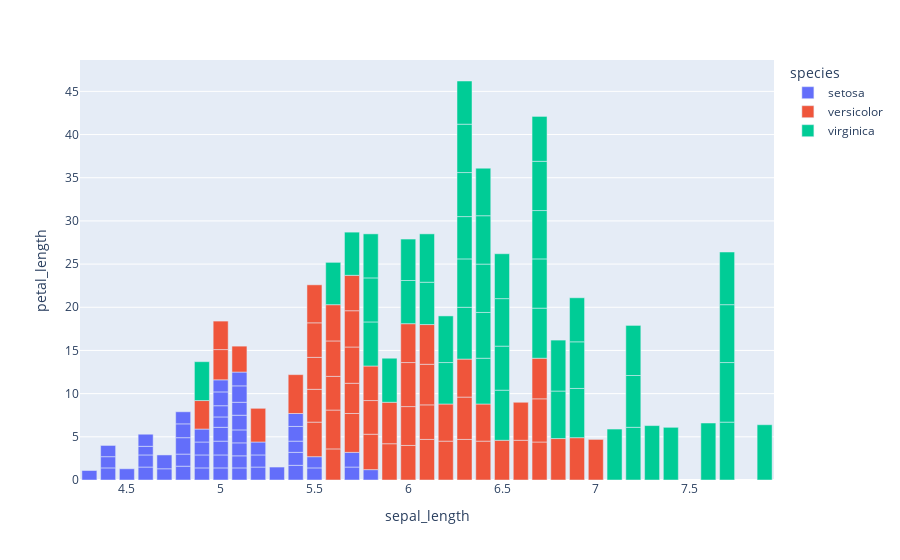

This figure's notebook cell:
### Code cell
fig1=px.bar(df,x='sepal_length',y='petal_length',color='species')
fig1.show()

### Figure 1 — Plotly figure (JSON) as saved in the notebook; plotly's stock layout.template omitted (floating-point values rounded to 4 significant figures)
{"data": [{"alignmentgroup": "True", "hovertemplate": "species=setosa<br>sepal_length=%{x}<br>petal_length=%{y}<extra></extra>", "legendgroup": "setosa", "marker": {"color": "#636efa", "pattern": {"shape": ""}}, "name": "setosa", "offsetgroup": "setosa", "orientation": "v", "showlegend": true, "textposition": "auto", "type": "bar", "x": [5.1, 4.9, 4.7, 4.6, 5, 5.4, 4.6, 5, 4.4, 4.9, 5.4, 4.8, 4.8, 4.3, 5.8, 5.7, 5.4, 5.1, 5.7, 5.1, 5.4, 5.1, 4.6, 5.1, 4.8, 5, 5, 5.2, 5.2, 4.7, 4.8, 5.4, 5.2, 5.5, 4.9, 5, 5.5, 4.9, 4.4, 5.1, 5, 4.5, 4.4, 5, 5.1, 4.8, 5.1, 4.6, 5.3, 5], "xaxis": "x", "y": [1.4, 1.4, 1.3, 1.5, 1.4, 1.7, 1.4, 1.5, 1.4, 1.5, 1.5, 1.6, 1.4, 1.1, 1.2, 1.5, 1.3, 1.4, 1.7, 1.5, 1.7, 1.5, 1, 1.7, 1.9, 1.6, 1.6, 1.5, 1.4, 1.6, 1.6, 1.5, 1.5, 1.4, 1.5, 1.2, 1.3, 1.5, 1.3, 1.5, 1.3, 1.3, 1.3, 1.6, 1.9, 1.4, 1.6, 1.4, 1.5, 1.4], "yaxis": "y"}, {"alignmentgroup": "True", "hovertemplate": "species=versicolor<br>sepal_length=%{x}<br>petal_length=%{y}<extra></extra>", "legendgroup": "versicolor", "marker": {"color": "#EF553B", "pattern": {"shape": ""}}, "name": "versicolor", "offsetgroup": "versicolor", "orientation": "v", "showlegend": true, "textposition": "auto", "type": "bar", "x": [7, 6.4, 6.9, 5.5, 6.5, 5.7, 6.3, 4.9, 6.6, 5.2, 5, 5.9, 6, 6.1, 5.6, 6.7, 5.6, 5.8, 6.2, 5.6, 5.9, 6.1, 6.3, 6.1, 6.4, 6.6, 6.8, 6.7, 6, 5.7, 5.5, 5.5, 5.8, 6, 5.4, 6, 6.7, 6.3, 5.6, 5.5, 5.5, 6.1, 5.8, 5, 5.6, 5.7, 5.7, 6.2, 5.1, 5.7], "xaxis": "x", "y": [4.7, 4.5, 4.9, 4, 4.6, 4.5, 4.7, 3.3, 4.6, 3.9, 3.5, 4.2, 4, 4.7, 3.6, 4.4, 4.5, 4.1, 4.5, 3.9, 4.8, 4, 4.9, 4.7, 4.3, 4.4, 4.8, 5, 4.5, 3.5, 3.8, 3.7, 3.9, 5.1, 4.5, 4.5, 4.7, 4.4, 4.1, 4, 4.4, 4.6, 4, 3.3, 4.2, 4.2, 4.2, 4.3, 3, 4.1], "yaxis": "y"}, {"alignmentgroup": "True", "hovertemplate": "species=virginica<br>sepal_length=%{x}<br>petal_length=%{y}<extra></extra>", "legendgroup": "virginica", "marker": {"color": "#00cc96", "pattern": {"shape": ""}}, "name": "virginica", "offsetgroup": "virginica", "orientation": "v", "showlegend": true, "textposition": "auto", "type": "bar", "x": [6.3, 5.8, 7.1, 6.3, 6.5, 7.6, 4.9, 7.3, 6.7, 7.2, 6.5, 6.4, 6.8, 5.7, 5.8, 6.4, 6.5, 7.7, 7.7, 6, 6.9, 5.6, 7.7, 6.3, 6.7, 7.2, 6.2, 6.1, 6.4, 7.2, 7.4, 7.9, 6.4, 6.3, 6.1, 7.7, 6.3, 6.4, 6, 6.9, 6.7, 6.9, 5.8, 6.8, 6.7, 6.7, 6.3, 6.5, 6.2, 5.9], "xaxis": "x", "y": [6, 5.1, 5.9, 5.6, 5.8, 6.6, 4.5, 6.3, 5.8, 6.1, 5.1, 5.3, 5.5, 5, 5.1, 5.3, 5.5, 6.7, 6.9, 5, 5.7, 4.9, 6.7, 4.9, 5.7, 6, 4.8, 4.9, 5.6, 5.8, 6.1, 6.4, 5.6, 5.1, 5.6, 6.1, 5.6, 5.5, 4.8, 5.4, 5.6, 5.1, 5.1, 5.9, 5.7, 5.2, 5, 5.2, 5.4, 5.1], "yaxis": "y"}], "layout": {"autosize": true, "barmode": "relative", "legend": {"title": {"text": "species"}, "tracegroupgap": 0}, "margin": {"t": 60}, "xaxis": {"anchor": "y", "autorange": true, "domain": [0, 1], "range": [4.25, 7.95], "title": {"text": "sepal_length"}, "type": "linear"}, "yaxis": {"anchor": "x", "autorange": true, "domain": [0, 1], "range": [0, 48.63], "title": {"text": "petal_length"}, "type": "linear"}}}
